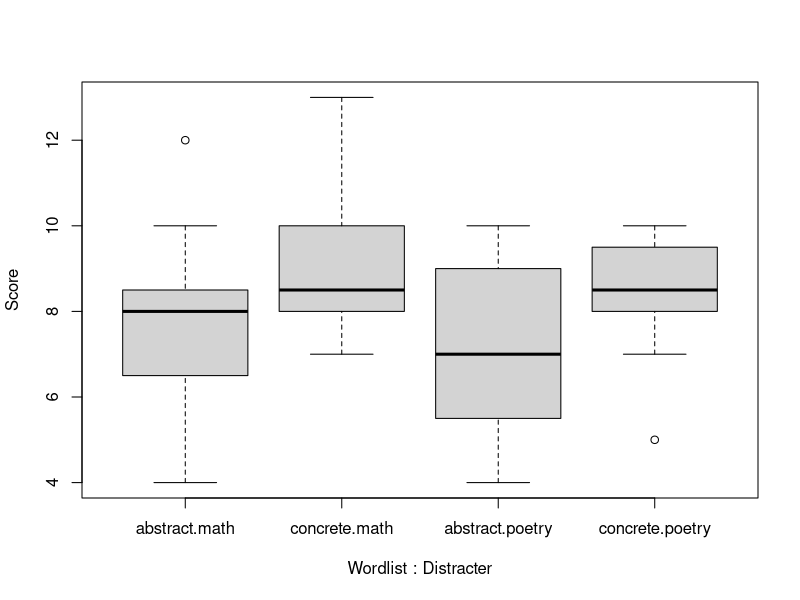
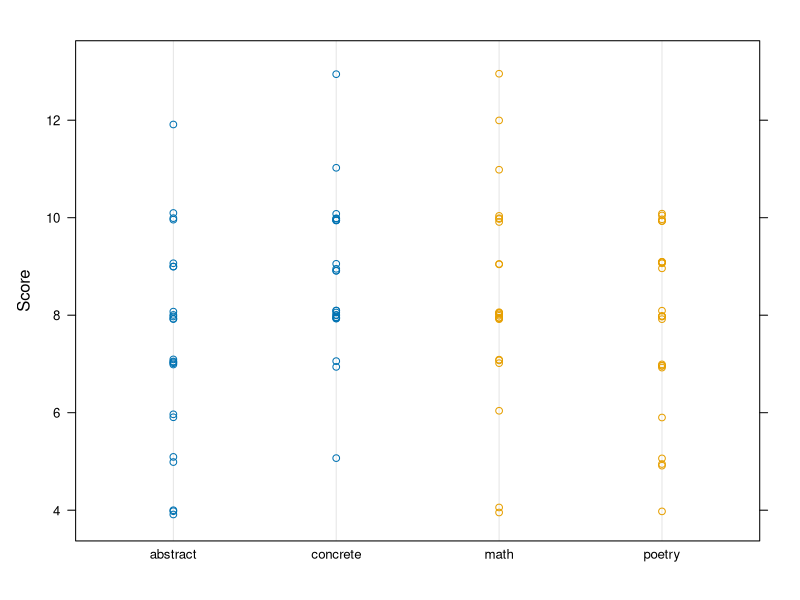
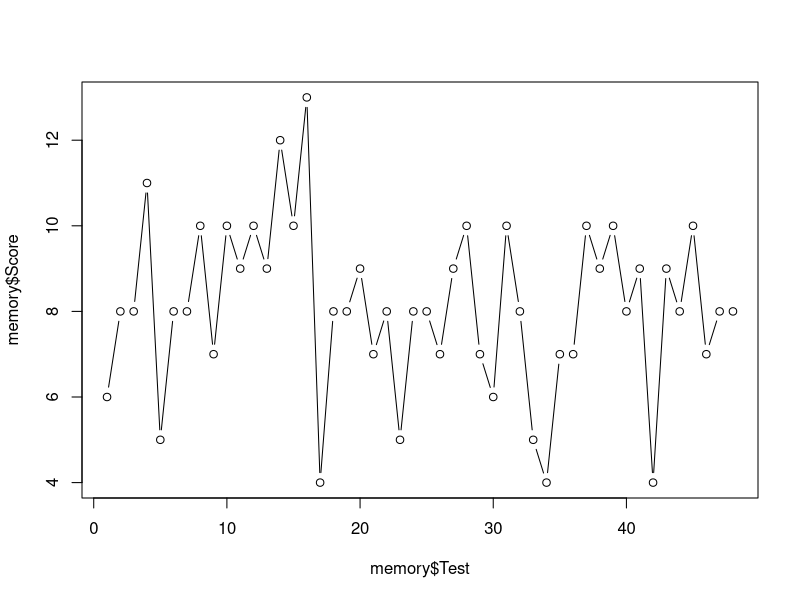
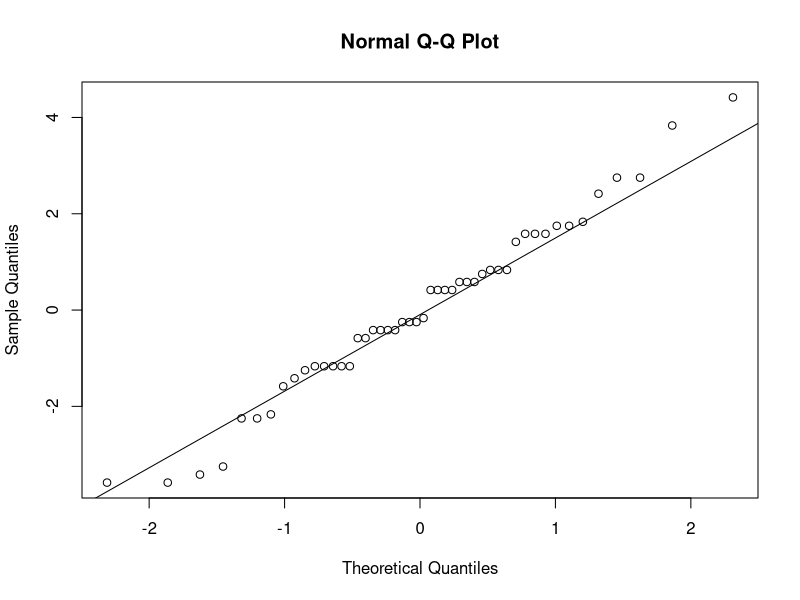
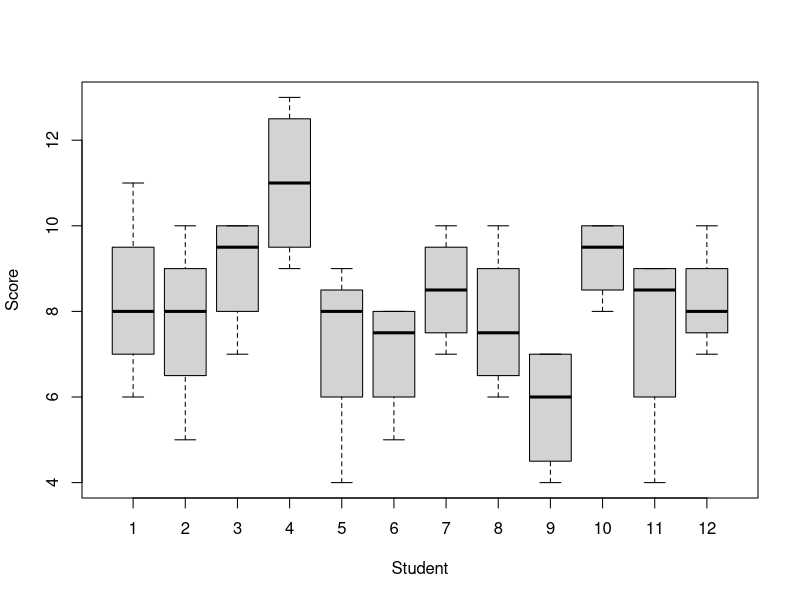

Here is the R script that generated these plots, in order:
# Memory experiment from class

# Read in the data
memory <- read.table(text = "Major,Student,Test,Wordlist,Distracter,Score,Student2,Student3
Math,1,1,abstract,poetry,6,1,1
Math,1,2,abstract,math,8,1,2
Math,1,3,concrete,poetry,8,1,3
Math,1,4,concrete,math,11,1,4
Math,2,5,abstract,poetry,5,2,5
Math,2,6,abstract,math,8,2,6
Math,2,7,concrete,poetry,8,2,7
Math,2,8,concrete,math,10,2,8
Math,3,9,abstract,poetry,7,3,9
Math,3,10,abstract,math,10,3,10
Math,3,11,concrete,poetry,9,3,11
Math,3,12,concrete,math,10,3,12
CS,4,13,abstract,poetry,9,1,13
CS,4,14,abstract,math,12,1,14
CS,4,15,concrete,poetry,10,1,15
CS,4,16,concrete,math,13,1,16
CS,5,17,abstract,poetry,4,2,17
CS,5,18,abstract,math,8,2,18
CS,5,19,concrete,poetry,8,2,19
CS,5,20,concrete,math,9,2,20
CS,6,21,abstract,poetry,7,3,21
CS,6,22,abstract,math,8,3,22
CS,6,23,concrete,poetry,5,3,23
CS,6,24,concrete,math,8,3,24
Hist,7,25,abstract,poetry,8,1,25
Hist,7,26,abstract,math,7,1,26
Hist,7,27,concrete,poetry,9,1,27
Hist,7,28,concrete,math,10,1,28
Hist,8,29,abstract,poetry,7,2,29
Hist,8,30,abstract,math,6,2,30
Hist,8,31,concrete,poetry,10,2,31
Hist,8,32,concrete,math,8,2,32
Hist,9,33,abstract,poetry,5,3,33
Hist,9,34,abstract,math,4,3,34
Hist,9,35,concrete,poetry,7,3,35
Hist,9,36,concrete,math,7,3,36
Eng,10,37,abstract,poetry,10,1,37
Eng,10,38,abstract,math,9,1,38
Eng,10,39,concrete,poetry,10,1,39
Eng,10,40,concrete,math,8,1,40
Eng,11,41,abstract,poetry,9,2,41
Eng,11,42,abstract,math,4,2,42
Eng,11,43,concrete,poetry,9,2,43
Eng,11,44,concrete,math,8,2,44
Eng,12,45,abstract,poetry,10,3,45
Eng,12,46,abstract,math,7,3,46
Eng,12,47,concrete,poetry,8,3,47
Eng,12,48,concrete,math,8,3,48", header = TRUE, sep = ",")

# Look at the data
str(memory)
head(memory)
tail(memory)

memory$Student <- as.factor(memory$Student)

# Plots
boxplot(Score~Wordlist+Distracter, data=memory)
library(lattice)
dotplot(Score~Wordlist+Distracter, data=memory, jitter.y=TRUE)

#Anova
memory_anova <- aov(Score~Wordlist+Distracter+Wordlist*Distracter, data = memory)
anova(memory_anova)

#Assumptions
#Independent (index plot)
plot(memory$Test, memory$Score, type="b")

memory$resids <- resid(memory_anova)
# Normally distributed (qqplot)
qqnorm(memory$resids)
qqline(memory$resids)
# Constant variance (sd ratio)
aggregate(Score~Wordlist+Distracter, data = memory, FUN = sd)

# Check for variance among students
boxplot(Score~Student, data = memory)

# ANOVA including blocking variable
anova(aov(Score~Wordlist+Distracter+Wordlist*Distracter+Student, data = memory))
